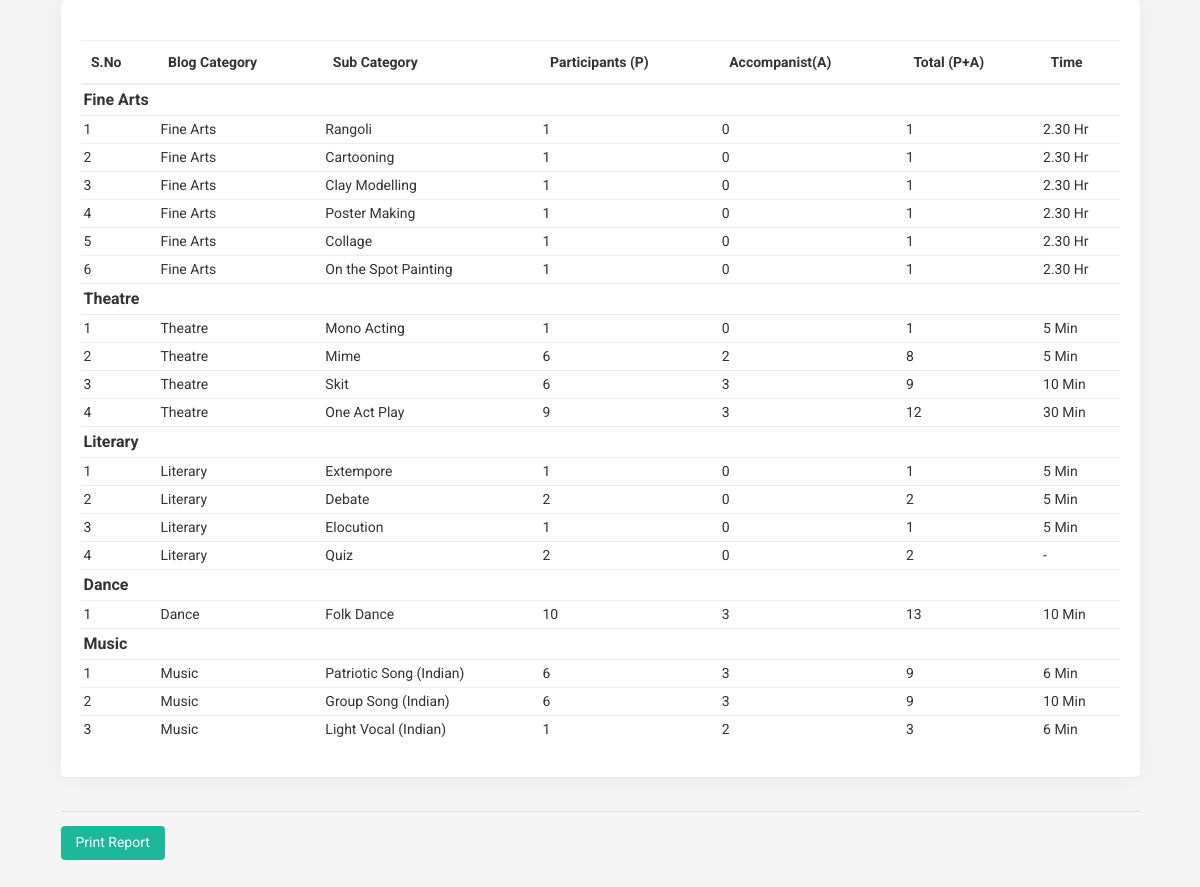
Screenshot of /event_report.php (signed in) with the database file from the repository.
### tables this page shows
CREATE TABLE `event_category` (
  `id` int(11) NOT NULL,
  `category` varchar(100) NOT NULL,
  `date` timestamp NOT NULL DEFAULT CURRENT_TIMESTAMP ON UPDATE CURRENT_TIMESTAMP
);

CREATE TABLE `event_sub_category` (
  `id` int(11) NOT NULL,
  `category` varchar(100) NOT NULL,
  `date` timestamp NOT NULL DEFAULT CURRENT_TIMESTAMP ON UPDATE CURRENT_TIMESTAMP,
  `sub_category` varchar(100) NOT NULL,
  `max_participant` int(11) NOT NULL,
  `max_accompanist` int(11) NOT NULL,
  `duration` varchar(10) NOT NULL
);

### event_report.php (the view, shortened to what this page needs)
<?php require 'includes/header_start.php'; ?>
<link rel="stylesheet" href="assets/plugins/morris/morris.css">
<link href="assets/css/style.css" rel="stylesheet" type="text/css" />
           <div class="container" style="width:1100px" >
              <div class="row" sty>
                <div class="col-xl-12 col-xs-12">
                    <div class="card-box items">
                      <div style="padding: 10px;"></div>
                          <table  style="color: #333;font-size: 14px;" class="table">
                          <thead>
                             <tr>
                               <th>S.No</th>
                               <th>Blog Category</th>
                               <th>Sub Category</th>
                               <th>Participants (P)</th>
                               <th>Accompanist(A)</th>
                               <th>Total (P+A) </th>
                               <th>Time </th>
                             </tr>
                          </thead>
                          <tbody>
                            <?php
                                try {
                                    $stmt = $pdo->prepare('SELECT * FROM `event_category`   ORDER BY date DESC');
                                } catch(PDOException $ex) {
                                    echo "An Error occured!";
                                    print_r($ex->getMessage());
                                }
                                $stmt->execute();
                                $user = $stmt->fetchAll();
                                foreach($user as $key=>$value){
                                echo '<tr>
                                  <td colspan="7" style="font-size:16px;font-weight:bold;">'.$value['category'].'</td>
                                </tr>';
                                   try {
                                      $stmt = $pdo->prepare('SELECT * FROM `event_sub_category` WHERE `category`= "'.$value['category'].'" ORDER BY date DESC');
                                  } catch(PDOException $ex) {
                                      echo "An Error occured!";
                                      print_r($ex->getMessage());
                                  }
                                  $stmt->execute();
                                  $user1 = $stmt->fetchAll();
                                  $i=1;
                                  foreach($user1 as $key=>$value1){
                                    echo '<tr>
                                          <td>'.$i.'</td>
                                          <td>'.$value1['category'].'</td>
                                          <td>'.$value1['sub_category'].'</td>
                                          <td>'.$value1['max_participant'].'</td>
                                          <td>'.$value1['max_accompanist'].'</td>
                                          <td>'.($value1['max_accompanist']+$value1['max_participant']).'</td>
                                          <td>'.$value1['duration'].'</td>
                                        </tr>';
                                        $i++;
                                  }
                            }
                          ?>
                        </tbody>
                      </table>
                    </div>
                </div>
            </div>
            <hr/>
            <button class="btn btn-success" onclick="window.print();">Print Report</button>
           </div>
<?php require 'includes/footer_end.php' ?>

### includes/header_start.php (shortened to what this page needs)
<!DOCTYPE html>
<html>
<head>
    <link href="assets/plugins/switchery/switchery.min.css" rel="stylesheet" />

### includes/footer_end.php (shortened to what this page needs)
</body>
</html>

### event_report.php (style rules this page uses)
td { padding: 3px !important; }

### rows the page displays
event_category: category "Fine Arts"
event_sub_category: category "Fine Arts", sub_category "Rangoli", max_participant "1", max_accompanist "0", $value1['max_accompanist']+$value1['max_participant'] "1", duration "2.30 Hr"
event_sub_category: category "Fine Arts", sub_category "Cartooning", max_participant "1", max_accompanist "0", $value1['max_accompanist']+$value1['max_participant'] "1", duration "2.30 Hr"
event_sub_category: category "Fine Arts", sub_category "Clay Modelling", max_participant "1", max_accompanist "0", $value1['max_accompanist']+$value1['max_participant'] "1", duration "2.30 Hr"
event_sub_category: category "Fine Arts", sub_category "Poster Making", max_participant "1", max_accompanist "0", $value1['max_accompanist']+$value1['max_participant'] "1", duration "2.30 Hr"
event_sub_category: category "Fine Arts", sub_category "Collage", max_participant "1", max_accompanist "0", $value1['max_accompanist']+$value1['max_participant'] "1", duration "2.30 Hr"
event_sub_category: category "Fine Arts", sub_category "On the Spot Painting", max_participant "1", max_accompanist "0", $value1['max_accompanist']+$value1['max_participant'] "1", duration "2.30 Hr"
event_category: category "Theatre"
event_sub_category: category "Theatre", sub_category "Mono Acting", max_participant "1", max_accompanist "0", $value1['max_accompanist']+$value1['max_participant'] "1", duration "5 Min"
event_sub_category: category "Theatre", sub_category "Mime", max_participant "6", max_accompanist "2", $value1['max_accompanist']+$value1['max_participant'] "8", duration "5 Min"
event_sub_category: category "Theatre", sub_category "Skit", max_participant "6", max_accompanist "3", $value1['max_accompanist']+$value1['max_participant'] "9", duration "10 Min"
event_sub_category: category "Theatre", sub_category "One Act Play", max_participant "9", max_accompanist "3", $value1['max_accompanist']+$value1['max_participant'] "12", duration "30 Min"
event_category: category "Literary"
event_sub_category: category "Literary", sub_category "Extempore", max_participant "1", max_accompanist "0", $value1['max_accompanist']+$value1['max_participant'] "1", duration "5 Min"
event_sub_category: category "Literary", sub_category "Debate", max_participant "2", max_accompanist "0", $value1['max_accompanist']+$value1['max_participant'] "2", duration "5 Min"
event_sub_category: category "Literary", sub_category "Elocution", max_participant "1", max_accompanist "0", $value1['max_accompanist']+$value1['max_participant'] "1", duration "5 Min"
event_sub_category: category "Literary", sub_category "Quiz", max_participant "2", max_accompanist "0", $value1['max_accompanist']+$value1['max_participant'] "2", duration "-"
event_category: category "Dance"
event_sub_category: category "Dance", sub_category "Folk Dance", max_participant "10", max_accompanist "3", $value1['max_accompanist']+$value1['max_participant'] "13", duration "10 Min"
event_category: category "Music"
event_sub_category: category "Music", sub_category "Patriotic Song (Indian)", max_participant "6", max_accompanist "3", $value1['max_accompanist']+$value1['max_participant'] "9", duration "6 Min"
event_sub_category: category "Music", sub_category "Group Song (Indian)", max_participant "6", max_accompanist "3", $value1['max_accompanist']+$value1['max_participant'] "9", duration "10 Min"
event_sub_category: category "Music", sub_category "Light Vocal (Indian)", max_participant "1", max_accompanist "2", $value1['max_accompanist']+$value1['max_participant'] "3", duration "6 Min"
